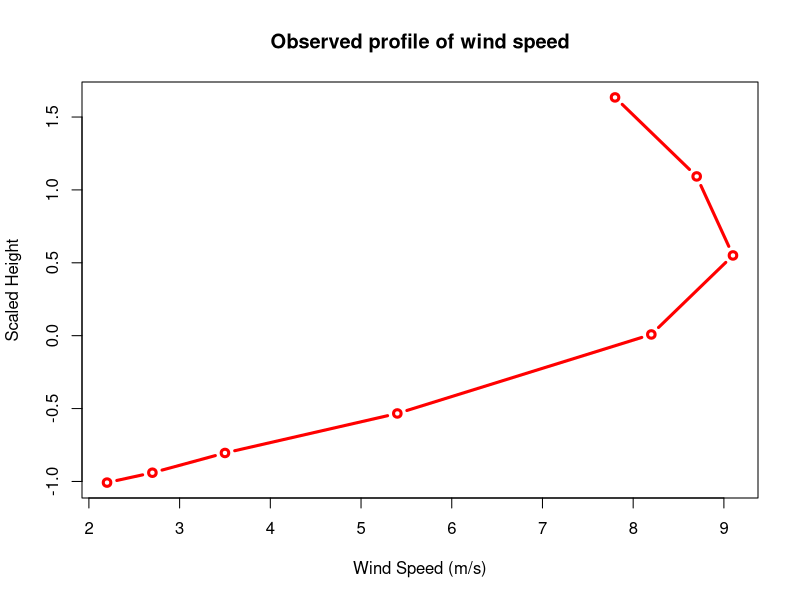
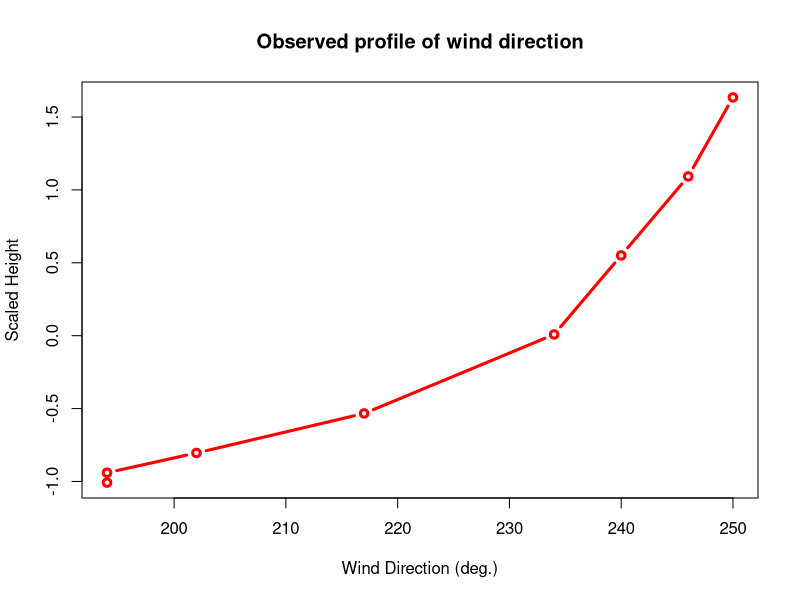
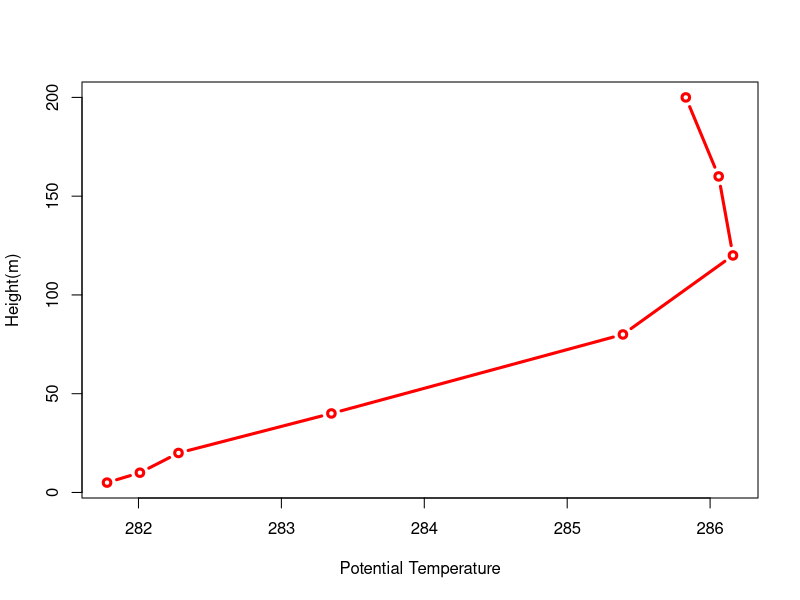
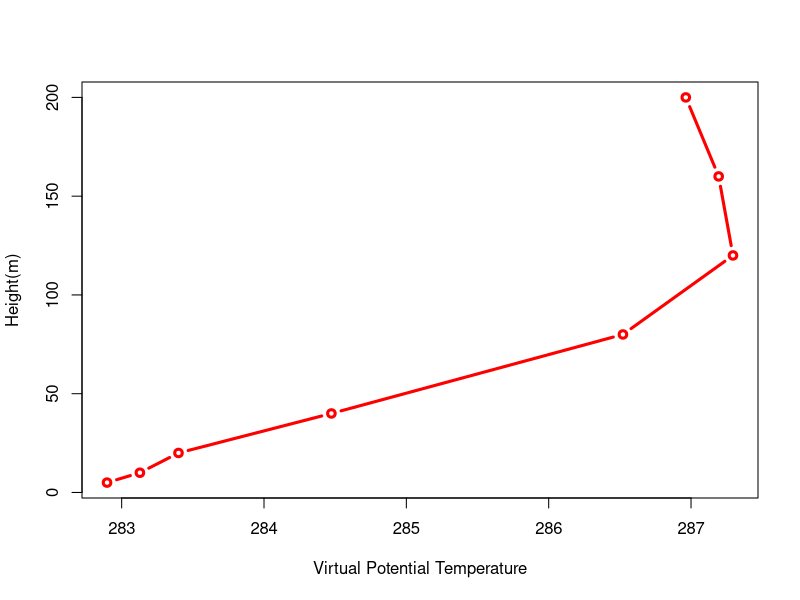
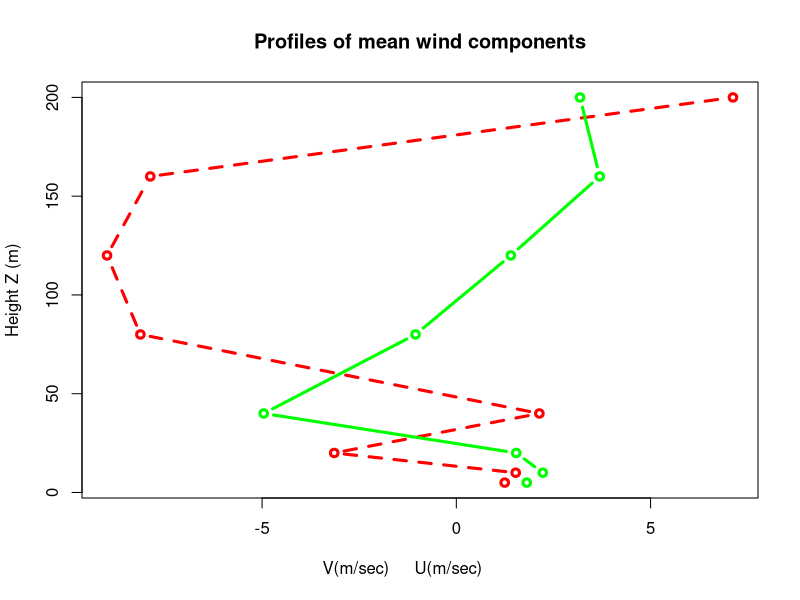
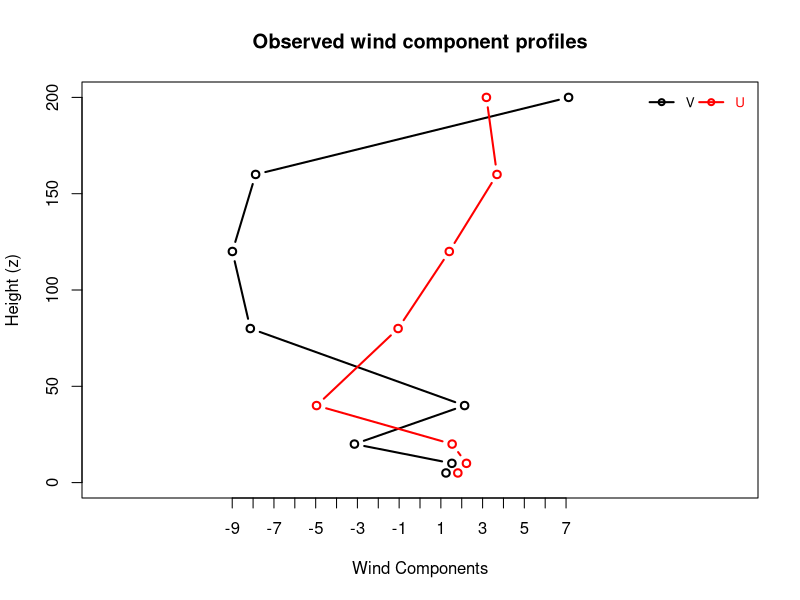
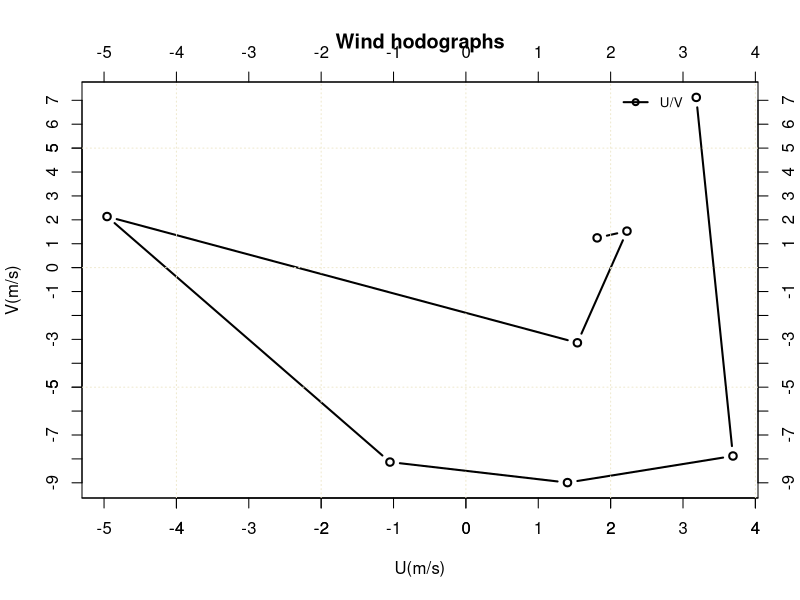

These charts were generated, in order, by the following R code:
## ---- chunk 1
library(ggplot2)
library(dplyr)

## ---- chunk 2
#meters
height3 <- c(5,10,20,40,80,120,160,200)
#wind speed (m/s)
windspeed3 <- c(2.2,2.7,3.5,5.4,8.2,9.1,8.7,7.8)
#wind direction (deg)
winddirection3 <- c(194,194,202,217,234,240,246,250)
#Temperature
temperature3 <- c(8.58,8.81,9.08,10.15,12.19,12.96,12.86,12.63)

length(height3)==length(windspeed3)
length(winddirection3)==length(temperature3)


## ---- chunk 3
# Convert to Kelvin
temperature3k <- temperature3 + 273.2

# For the first 200 meters, we can assume the specific humidity to be relatively constant 
# Assuming it to be 6.5 g/kg
specifichumidity3 <- 6.5
vtemperature3K <- temperature3k*(1+(0.61*(specifichumidity3/1000)))
# Assuming the pressure to be constant as well in first 200 m
pressureq7 <- 1000
# Add virtual potential temperature
ptemperature3K <- temperature3k*((1000/pressureq7)^0.286)
vptemperature3K <- ptemperature3K*(1+(0.61*(specifichumidity3/1000)))

# Scaled height

height3scaled <- scale(height3)

wp3df <- data.frame(height3,height3scaled,windspeed3,winddirection3,temperature3,temperature3k,vtemperature3K,ptemperature3K,vtemperature3K,ptemperature3K,vptemperature3K)


wp3 <- plot(wp3df$windspeed3,wp3df$height3scaled,type = "b", col = "red", lwd = 3,xlab = "Wind Speed (m/s)", ylab = "Scaled Height") + title("Observed profile of wind speed")


## ---- chunk 4

wp32 <- plot(wp3df$winddirection3,wp3df$height3scaled,type = "b", col = "red", lwd = 3,xlab = "Wind Direction (deg.)", ylab = "Scaled Height") + title("Observed profile of wind direction")


## ---- chunk 5
wp33 <- plot(wp3df$ptemperature3K,wp3df$height3,type = "b", col = "red", lwd = 3,xlab = "Potential Temperature", ylab = "Height(m)")
## ---- chunk 6
wp33 <- plot(wp3df$vptemperature3K,wp3df$height3,type = "b", col = "red", lwd = 3,xlab = "Virtual Potential Temperature", ylab = "Height(m)")
## ---- chunk 7

u3 <- windspeed3 * cos(270-  winddirection3)
v3 <- windspeed3 * sin(270-  winddirection3)
geographic_wd <- 270-  winddirection3

wp3df <- data.frame(height3,height3scaled,windspeed3,winddirection3,temperature3,temperature3k,vtemperature3K,ptemperature3K,vtemperature3K,ptemperature3K,vptemperature3K,u3,v3,geographic_wd)

wp33 <- plot(wp3df$v3,wp3df$height3,type = "b", col = "red", lwd = 3,lty= 2,xlab = "V(m/sec)     U(m/sec)       ", ylab = "Height Z (m)") + title("Profiles of mean wind components") + lines(wp3df$u3,wp3df$height3,type = "b", lwd = 3,col="green") 

## ---- chunk 8
plot(wp3df$v3,wp3df$height3,type="b",lwd=2,
xaxt="n",ylim=c(0,200),xlim=c(-15,15),col="black",
xlab="Wind Components",ylab="Height (z)",
main="Observed wind component profiles")
axis(1,at=round(min(wp3df$v3)):max(wp3df$v3))
lines(wp3df$u3,wp3df$height3,col="red",type="b",lwd=2)
legend("topright",legend=c("V","U"),
lty=1,lwd=2,pch=21,col=c("black","red"),
ncol=2,bty="n",cex=0.8,
text.col=c("black","red"),
inset=0.01)

## ---- chunk 9
plot(wp3df$u3,wp3df$v3,type="b",lwd=2,
xlab="U(m/s)",ylab="V(m/s)",
main="Wind hodographs")
axis(1,at=round(min(wp3df$v3)):max(wp3df$v3))
axis(2,at=round(min(wp3df$v3)):max(wp3df$v3))
axis(3,at=round(min(wp3df$v3)):max(wp3df$v3))
axis(4,at=round(min(wp3df$v3)):max(wp3df$v3))
legend("topright",legend=c("U/V"),
lty=1,lwd=2,pch=21,col=c("black"),
ncol=2,bty="n",cex=0.8,
text.col=c("black"),
inset=0.01)
grid (NULL,NULL, lty = 3, col = "cornsilk2")  
## ---- chunk 10
#to calculate at 7.5, we use the 'V' at 5 m

#Apply power law
vat5<- 2.2
vat7dot5 <- vat5  * (7.5/5)^0.16
 # At 7.5m, it is - 2.347455
#Potential temperature gradient

# We know potentital temperature at 5m is  282.8973
# and Horizontal temperature gradient is -2.69 * 10^-5 K/m


## ---- chunk 11
#Ri is given by


#Ri = g/Tv * (dvp/dz) * |dV/dz|^-2


vatSurface <- 5.94 * sin(270-263)
pressureq7 <- 1000
# Add virtual potential temperature
ptatSurface <- 281.78*((1000/pressureq7)^0.286)
#Calculate Virtual temperature gradient 
